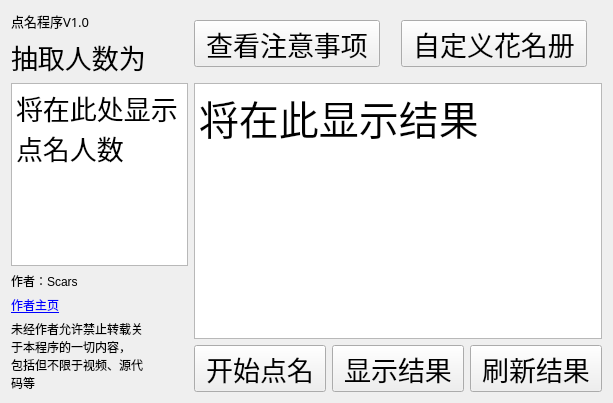
<?xml version="1.0" encoding="UTF-8"?>
<ui version="4.0">
 <class>Rollcall</class>
 <widget class="QWidget" name="Rollcall">
  <property name="geometry">
   <rect>
    <x>0</x>
    <y>0</y>
    <width>613</width>
    <height>403</height>
   </rect>
  </property>
  <property name="windowTitle">
   <string>Rollcall</string>
  </property>
  <layout class="QGridLayout" name="gridLayout">
   <item row="0" column="0">
    <widget class="QLabel" name="label_2">
     <property name="font">
      <font>
       <family>宋体</family>
       <pointsize>10</pointsize>
      </font>
     </property>
     <property name="text">
      <string>点名程序V1.0</string>
     </property>
    </widget>
   </item>
   <item row="0" column="1" rowspan="2" colspan="2">
    <widget class="QToolButton" name="checkprecautions">
     <property name="font">
      <font>
       <pointsize>20</pointsize>
      </font>
     </property>
     <property name="text">
      <string>查看注意事项</string>
     </property>
    </widget>
   </item>
   <item row="0" column="3" rowspan="2" colspan="2">
    <widget class="QToolButton" name="customBt">
     <property name="font">
      <font>
       <pointsize>20</pointsize>
      </font>
     </property>
     <property name="text">
      <string>自定义花名册</string>
     </property>
    </widget>
   </item>
   <item row="1" column="0">
    <widget class="QLabel" name="label">
     <property name="font">
      <font>
       <pointsize>20</pointsize>
      </font>
     </property>
     <property name="text">
      <string>抽取人数为</string>
     </property>
    </widget>
   </item>
   <item row="2" column="0">
    <widget class="QTextBrowser" name="textBrowser_2">
     <property name="font">
      <font>
       <pointsize>20</pointsize>
      </font>
     </property>
     <property name="html">
      <string>&lt;!DOCTYPE HTML PUBLIC &quot;-//W3C//DTD HTML 4.0//EN&quot; &quot;http://www.w3.org/TR/REC-html40/strict.dtd&quot;&gt;
&lt;html&gt;&lt;head&gt;&lt;meta name=&quot;qrichtext&quot; content=&quot;1&quot; /&gt;&lt;style type=&quot;text/css&quot;&gt;
p, li { white-space: pre-wrap; }
&lt;/style&gt;&lt;/head&gt;&lt;body style=&quot; font-family:'SimSun'; font-size:20pt; font-weight:400; font-style:normal;&quot;&gt;
&lt;p style=&quot; margin-top:0px; margin-bottom:0px; margin-left:0px; margin-right:0px; -qt-block-indent:0; text-indent:0px;&quot;&gt;将在此处显示点名人数&lt;/p&gt;&lt;/body&gt;&lt;/html&gt;</string>
     </property>
    </widget>
   </item>
   <item row="2" column="1" rowspan="4" colspan="4">
    <widget class="QTextBrowser" name="textBrowser">
     <property name="font">
      <font>
       <pointsize>30</pointsize>
      </font>
     </property>
     <property name="html">
      <string>&lt;!DOCTYPE HTML PUBLIC &quot;-//W3C//DTD HTML 4.0//EN&quot; &quot;http://www.w3.org/TR/REC-html40/strict.dtd&quot;&gt;
&lt;html&gt;&lt;head&gt;&lt;meta name=&quot;qrichtext&quot; content=&quot;1&quot; /&gt;&lt;style type=&quot;text/css&quot;&gt;
p, li { white-space: pre-wrap; }
&lt;/style&gt;&lt;/head&gt;&lt;body style=&quot; font-family:'SimSun'; font-size:30pt; font-weight:400; font-style:normal;&quot;&gt;
&lt;p style=&quot; margin-top:0px; margin-bottom:0px; margin-left:0px; margin-right:0px; -qt-block-indent:0; text-indent:0px;&quot;&gt;将在此显示结果&lt;/p&gt;&lt;/body&gt;&lt;/html&gt;</string>
     </property>
    </widget>
   </item>
   <item row="3" column="0">
    <widget class="QLabel" name="label_5">
     <property name="text">
      <string>作者：Scars</string>
     </property>
    </widget>
   </item>
   <item row="4" column="0">
    <widget class="QLabel" name="label_3">
     <property name="text">
      <string>&lt;html&gt;&lt;head/&gt;&lt;body&gt;&lt;p&gt;&lt;a href=&quot;https://space.bilibili.com/424226681&quot;&gt;&lt;span style=&quot; text-decoration: underline; color:#0000ff;&quot;&gt;作者主页&lt;/span&gt;&lt;/a&gt;&lt;/p&gt;&lt;/body&gt;&lt;/html&gt;</string>
     </property>
     <property name="openExternalLinks">
      <bool>true</bool>
     </property>
    </widget>
   </item>
   <item row="5" column="0" rowspan="2">
    <widget class="QLabel" name="label_4">
     <property name="text">
      <string>未经作者允许禁止转载关
于本程序的一切内容，
包括但不限于视频、源代
码等</string>
     </property>
    </widget>
   </item>
   <item row="6" column="1">
    <widget class="QToolButton" name="inputBt">
     <property name="font">
      <font>
       <pointsize>20</pointsize>
      </font>
     </property>
     <property name="text">
      <string>开始点名</string>
     </property>
    </widget>
   </item>
   <item row="6" column="2" colspan="2">
    <widget class="QToolButton" name="displayBt">
     <property name="font">
      <font>
       <pointsize>20</pointsize>
      </font>
     </property>
     <property name="text">
      <string>显示结果</string>
     </property>
    </widget>
   </item>
   <item row="6" column="4">
    <widget class="QToolButton" name="refreshBt">
     <property name="font">
      <font>
       <pointsize>20</pointsize>
      </font>
     </property>
     <property name="text">
      <string>刷新结果</string>
     </property>
    </widget>
   </item>
  </layout>
 </widget>
 <resources/>
 <connections/>
</ui>
